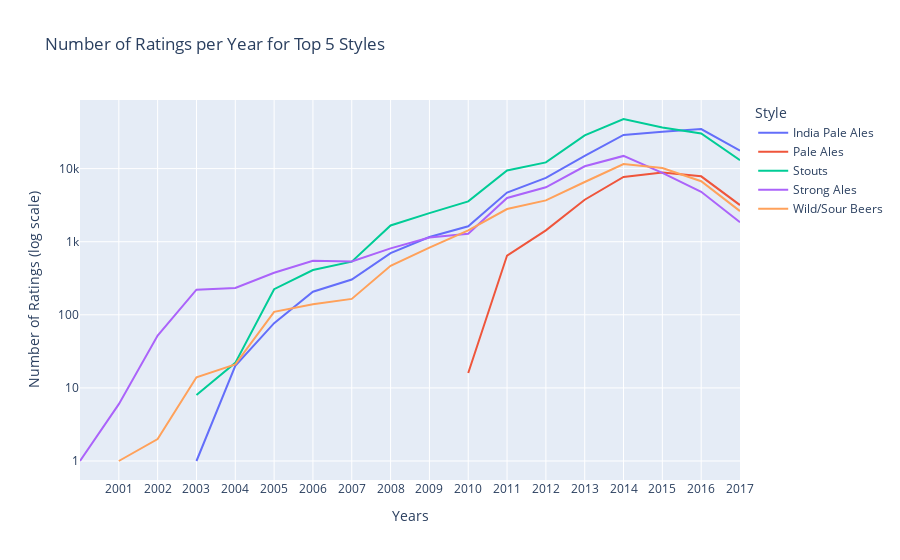

Notebook code for this chart:
### Markdown cell above
#### For BeerAdvocate

### Code cell
fig3= plot_increase_ratings(grouped_Bstyle_ba)  
fig3.update_layout(width=690, height=600)

html_file_path = "plot/ba_increase_ratings_690px.html"
pyo.plot(fig3, filename=html_file_path)

### Figure 1 — Plotly figure (JSON) as saved in the notebook; plotly's stock layout.template omitted (floating-point values rounded to 4 significant figures)
{"data": [{"mode": "lines", "name": "India Pale Ales", "type": "scatter", "x": [2003, 2004, 2005, 2006, 2007, 2008, 2009, 2010, 2011, 2012, 2013, 2014, 2015, 2016, 2017], "y": [1, 20, 77, 207, 304, 698, 1160, 1628, 4702, 7488, 14962, 28875, 32009, 34726, 17620]}, {"mode": "lines", "name": "Pale Ales", "type": "scatter", "x": [2010, 2011, 2012, 2013, 2014, 2015, 2016, 2017], "y": [16, 647, 1431, 3750, 7698, 8855, 7844, 3169]}, {"mode": "lines", "name": "Stouts", "type": "scatter", "x": [2003, 2004, 2005, 2006, 2007, 2008, 2009, 2010, 2011, 2012, 2013, 2014, 2015, 2016, 2017], "y": [8, 22, 224, 410, 533, 1668, 2459, 3564, 9428, 12176, 28532, 47742, 36493, 30192, 13017]}, {"mode": "lines", "name": "Strong Ales", "type": "scatter", "x": [2000, 2001, 2002, 2003, 2004, 2005, 2006, 2007, 2008, 2009, 2010, 2011, 2012, 2013, 2014, 2015, 2016, 2017], "y": [1, 6, 52, 221, 233, 376, 550, 536, 811, 1143, 1286, 3968, 5549, 10776, 14917, 8742, 4820, 1844]}, {"mode": "lines", "name": "Wild/Sour Beers", "type": "scatter", "x": [2001, 2002, 2003, 2004, 2005, 2006, 2007, 2008, 2009, 2010, 2011, 2012, 2013, 2014, 2015, 2016, 2017], "y": [1, 2, 14, 21, 110, 139, 165, 469, 828, 1431, 2800, 3680, 6564, 11541, 10219, 6727, 2622]}], "layout": {"legend": {"title": {"text": "Style"}}, "showlegend": true, "title": {"text": "Number of Ratings per Year for Top 5 Styles"}, "xaxis": {"tickmode": "array", "tickvals": [2001, 2002, 2003, 2004, 2005, 2006, 2007, 2008, 2009, 2010, 2011, 2012, 2013, 2014, 2015, 2016, 2017], "title": {"text": "Years"}}, "yaxis": {"ticktext": ["1", "10", "100", "1k", "10k", "100k"], "tickvals": [1, 10, 100, 1000, 10000, 100000], "title": {"text": "Number of Ratings (log scale)"}, "type": "log"}}}
